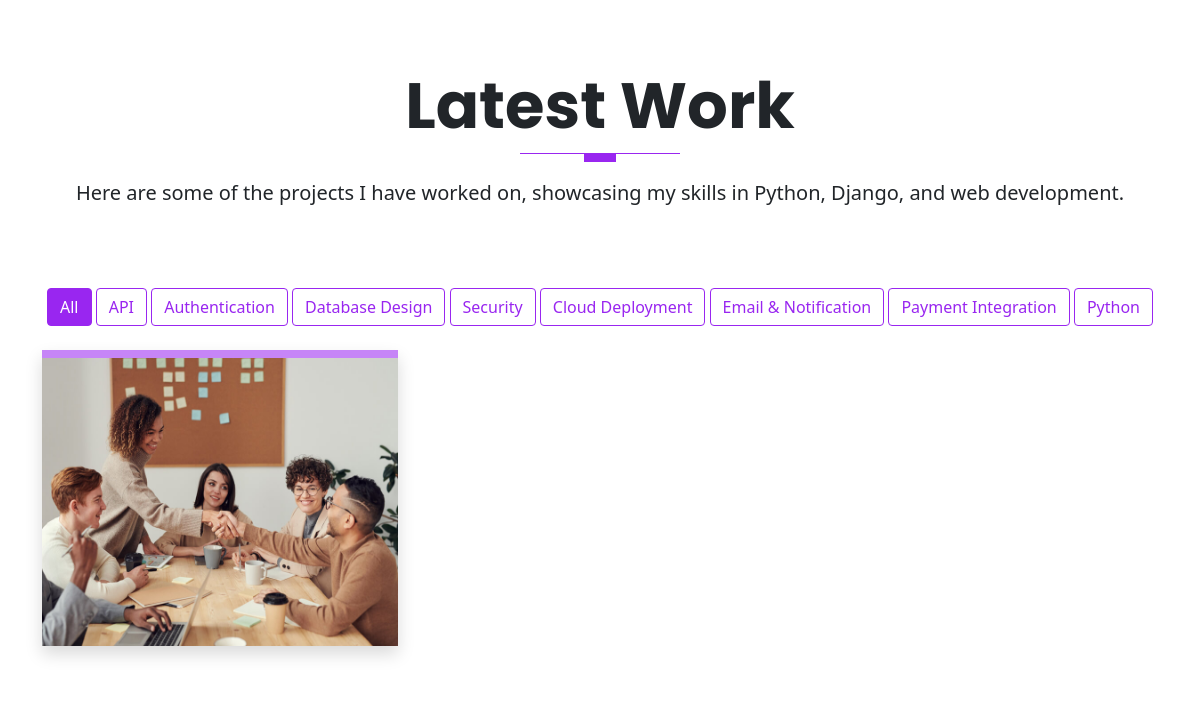
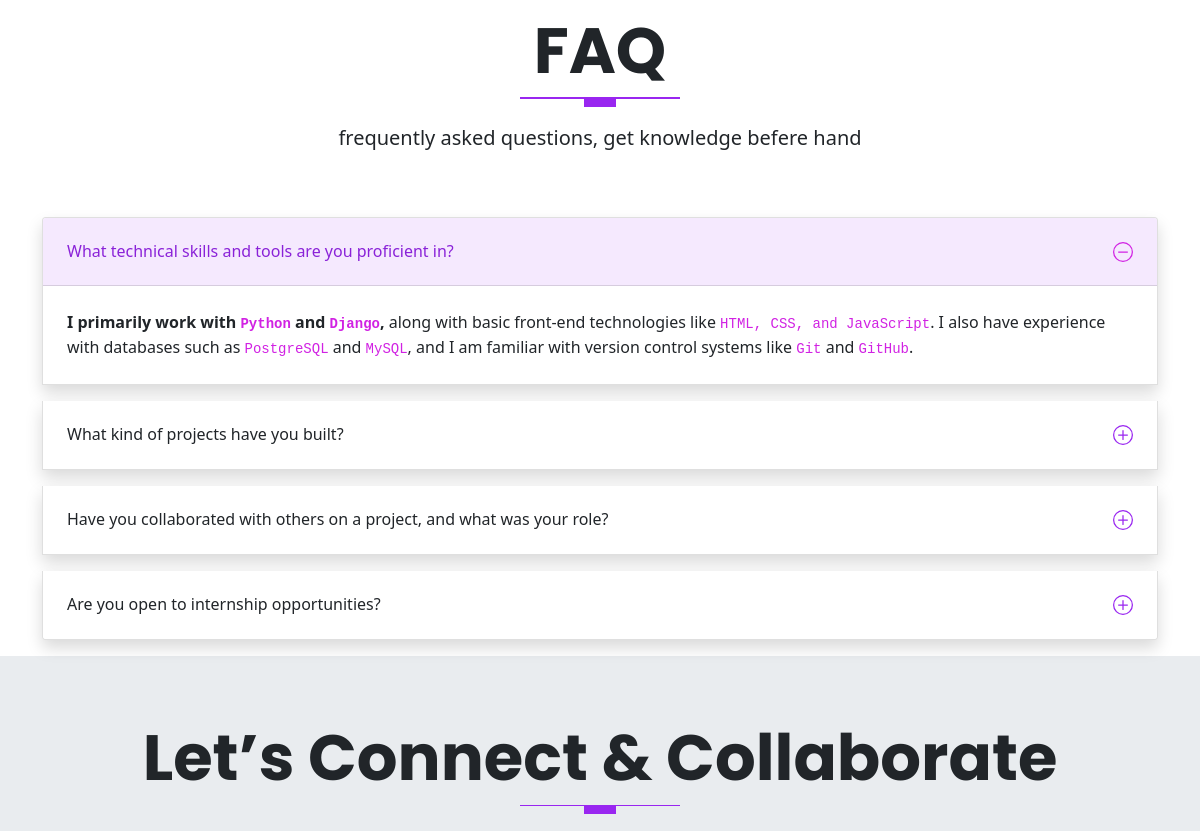
Before: / (middle part) with the older database file (2 pictures, top to bottom).
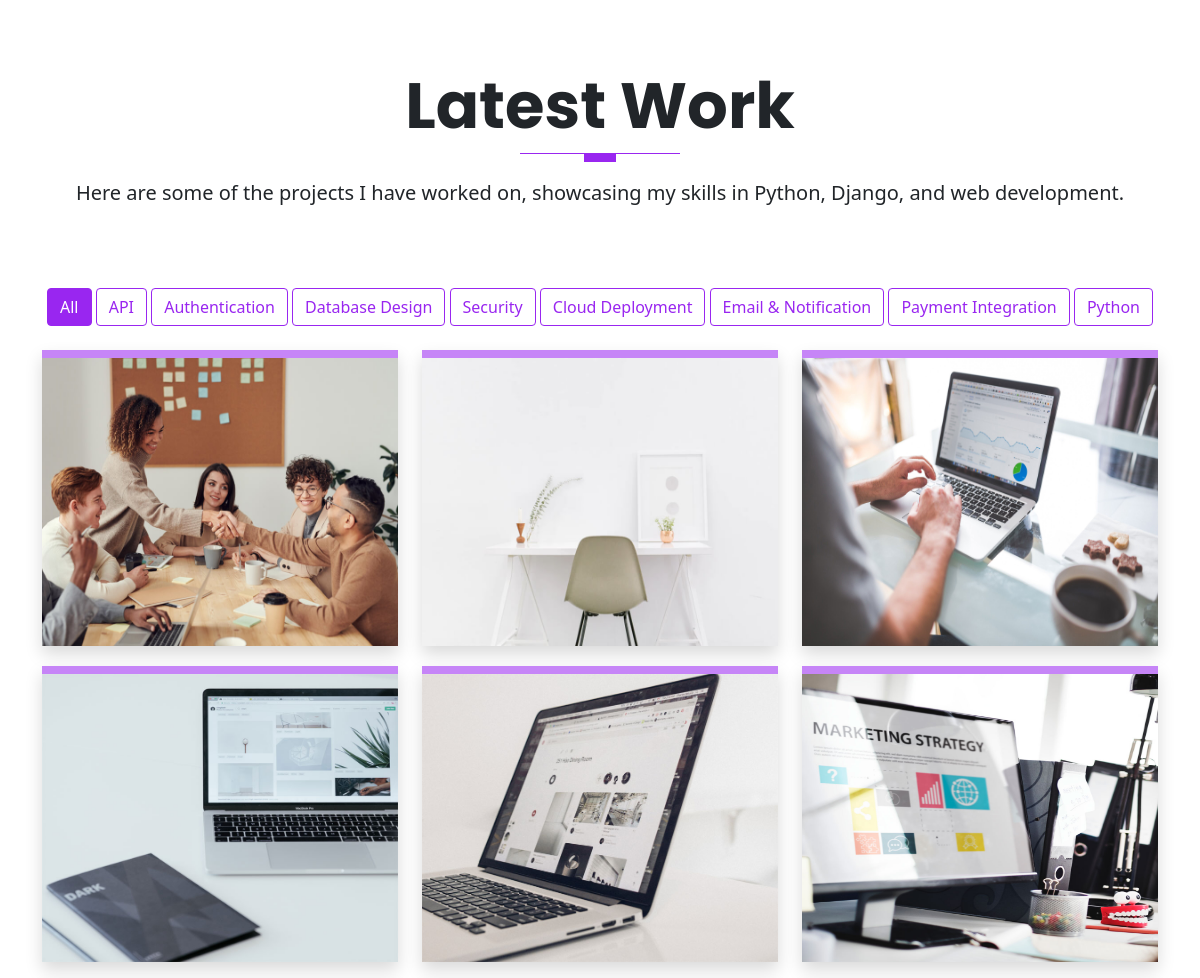
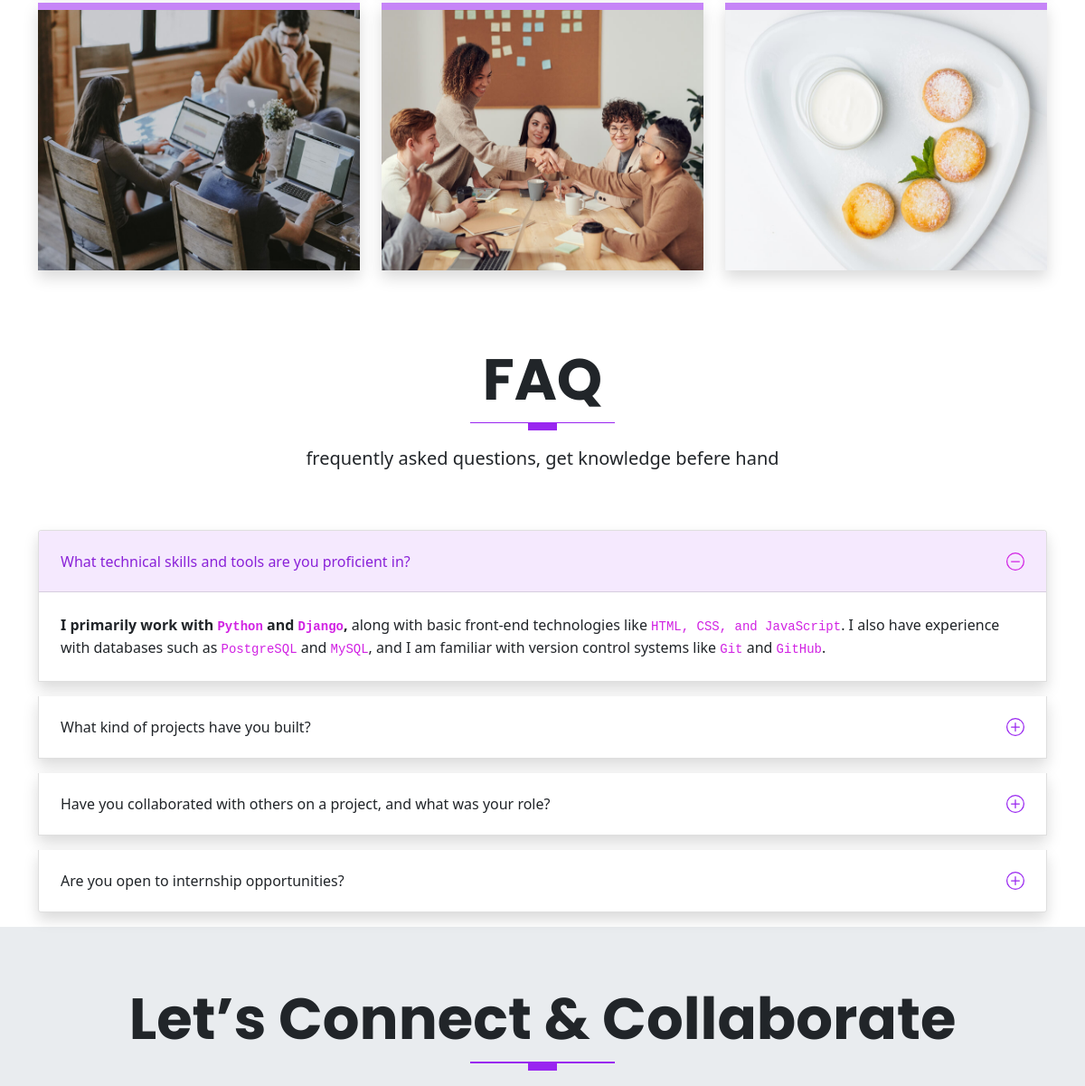
After: the same page with the newer database file (2 pictures, top to bottom).
### apps/projects/models.py (models this page shows, shortened)
class ProjectSection(models.Model):
    title = models.CharField(max_length=50)
    subtitle = models.TextField()
    class Meta:
        verbose_name_plural = 'Project Section'

class Category(models.Model):
    name =  models.CharField(max_length=20)
    class Meta:
        verbose_name_plural = 'Categories'

class Projects(models.Model):
    name = models.CharField(max_length=30)
    image = models.ImageField(upload_to='projects/images', blank=True, null=True)
    category =  models.ForeignKey(Category, blank=True, null=True, on_delete=models.SET_NULL)
    class Meta:
        verbose_name_plural = 'Projects'

### apps/core/models.py (models this page shows, shortened)
class Faq(models.Model):
    title = models.CharField(max_length=50)
    subtitle = models.CharField(max_length=255)

class FaqQuestions(models.Model):
    question = models.CharField(max_length=255)
    answer = models.TextField(
        help_text=""" <strong>I primarily work with <code>Python</code> and <code>Django</code></strong>,
            along with front-end technologies like <code>HTML, CSS, JavaScript</code>.
        """)
    class Meta:
        verbose_name_plural = "Faq Question"

class ConnectSection(models.Model):
    title = models.CharField(max_length=50)
    subtitle = models.CharField(max_length=100)
    commitment_title = models.CharField(max_length=50)
    description = models.CharField(max_length=255)
    question = models.CharField(max_length=150)
    class Meta:
        verbose_name_plural = "Connect Section"

### apps/core/views.py (the view)
# urls.py: path('', views.home, name='home'),
def home(request):
    if request.method == 'POST':
        name = request.POST.get('name')
        email = request.POST.get('email')
        message = request.POST.get('message')
        GetInTouch.objects.create(name=name, email=email, message=message)
        return redirect('home')
    context = {
        'intro' : Intro.objects.first(),
        'service' : Service.objects.first(),
        'service_options' : ServiceOptions.objects.all(),
        'faq' : Faq.objects.first(),
        'faq_questions' : FaqQuestions.objects.all(),
        'connect_section' : ConnectSection.objects.first(),
        'connect_short_answers' : ConnectShortAnswers.objects.all(),
        'contact' : Contact.objects.first(),
        'contact_links' : ContactLinks.objects.all(),
    }
    return render(request, 'index.html', context)

### apps/projects/templatetags/project_tags.py (called while the page is built)
@register.inclusion_tag("projects.html", takes_context=True)
def show_projects(context, category_id=None):
    categories = Category.objects.all()
    project_section = ProjectSection.objects.first()
    if category_id is None:
        category_id = context['request'].GET.get('category','all')
    if not category_id or category_id == 'all':
        projects = Projects.objects.select_related('category').all()
    else:
        projects = Projects.objects.filter(category_id = category_id)
    return {
        'categories' : categories,
        'project_section' : project_section,
        'projects' : projects,
        'active_category' : category_id,
    }

### apps/core/templates/index.html (shortened to what this page needs)
{% extends "base.html" %}
{% load static %}
{% load project_tags %}
{% block content %}
{% show_projects %}
<section id="faq" class="faq">
  <div class="container">
    <div class="row text-center">
      <h1 class="display-3 fw-bold text-uppercase">{{ faq.title }}</h1>
      <div class="heading-line"></div>
      <p class="lead">{{ faq.subtitle }}</p>
    </div>
    <div class="row mt-5">
      <div class="col-md-12">
        <div class="accordion" id="accordionExample">
           {% for qa in faq_questions %}
          <div class="accordion-item shadow mb-3">
            <h2 class="accordion-header" id="heading{{ forloop.counter }}">
              <button class="accordion-button {% if not forloop.first %}collapsed{% endif %}"
                type="button"
                data-bs-toggle="collapse"
                data-bs-target="#collapse{{ forloop.counter }}"
                aria-expanded="{% if forloop.first %}true{% else %}false{% endif %}"
                aria-controls="collapse{{ forloop.counter }}">
                {{ qa.question }}
              </button>
            </h2>
            <div id="collapse{{ forloop.counter }}"
              class="accordion-collapse collapse {% if forloop.first %}show{% endif %}"
              aria-labelledby="{{ forloop.counter }}"
              data-bs-parent="#accordionExample">
              <div class="accordion-body">
                {{ qa.answer|safe }}
              </div>
            </div>
          </div>
          {% endfor %}
        </div>
      </div>
    </div>
  </div>
</section>
<section id="contact" class="get-started">
  <div class="container">
    <div class="row text-center">
      <h1 class="display-3 fw-bold text-capitalize"> {{ connect_section.title }}</h1>
      <div class="heading-line"></div>
    </div>
  </div>
</section>
{% endblock content %}

### templates/base.html (shortened to what this page needs)
{% load static %}
<!DOCTYPE html>
<html lang="en">
<head>
    <link rel="stylesheet" href="{% static "css/style.css" %}">
    <link rel="stylesheet" href="{% static "css/fontawesome.css" %}">
    <link rel="stylesheet" href="https://cdn.jsdelivr.net/npm/glightbox/dist/css/glightbox.min.css" />
</head>
<body>
    {% block content %}
    {% endblock %}
    {% include "partials/footer.html" %}

### templates/partials/navbar.html (shortened to what this page needs)
{% load static %}

### apps/projects/templates/projects.html (shortened to what this page needs)
{% load static %}
{% block content %}
<section id="portfolio" class="portfolio">
  <div class="container">
    <div class="row text-center mt-5">
      <h1 class="display-3 fw-bold text-capitalize">{{ project_section.title }}</h1>
      <div class="heading-line"></div>
      <p class="lead">{{ project_section.subtitle }}</p>
    </div>
    <div class="row mt-5 mb-4 g-3 text-center">
      <div class="col-md-12">
        <button class="btn btn-outline-primary filter-btn active" data-category="all" type="button">All</button>
        {% for cat in categories %}
        <button class="btn btn-outline-primary filter-btn" data-category="{{ cat.id }}" type="button">
          {{ cat.name }}
        </button>
        {% endfor %}
      </div>
    </div>
    <div class="row" id="project-container">
      {% for p in projects %}
      <div class="col-lg-4 col-md-6 project-item" data-category="{{ p.category.id|default:'none' }}">
        <div class="portfolio-box shadow">
          <img src="{{ p.image.url }}" alt="{{ p.name }}" class="img-fluid">
        </div>
      </div>
      {% endfor %}
    </div>
  </div>
</section>
{% endblock content %}

### templates/partials/footer.html (shortened to what this page needs)
{% load static %}
</body>
</html>

Changed rows visible on the page:
added Projects: image (picture)
added Projects: image (picture)
added Projects: image (picture)
added Projects: image (picture)
added Projects: image (picture)
added Projects: image (picture)
added Projects: image (picture)
added Projects: image (picture)
